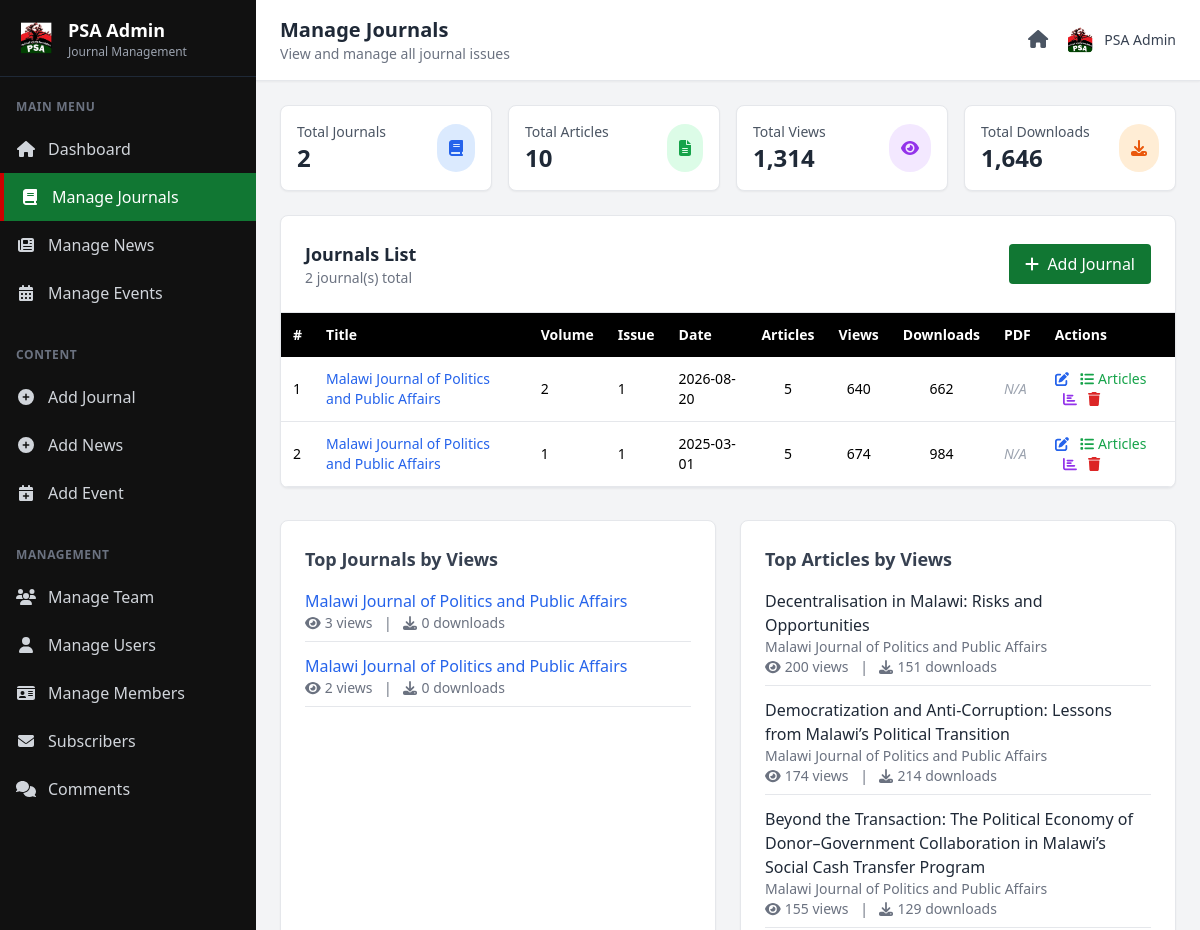
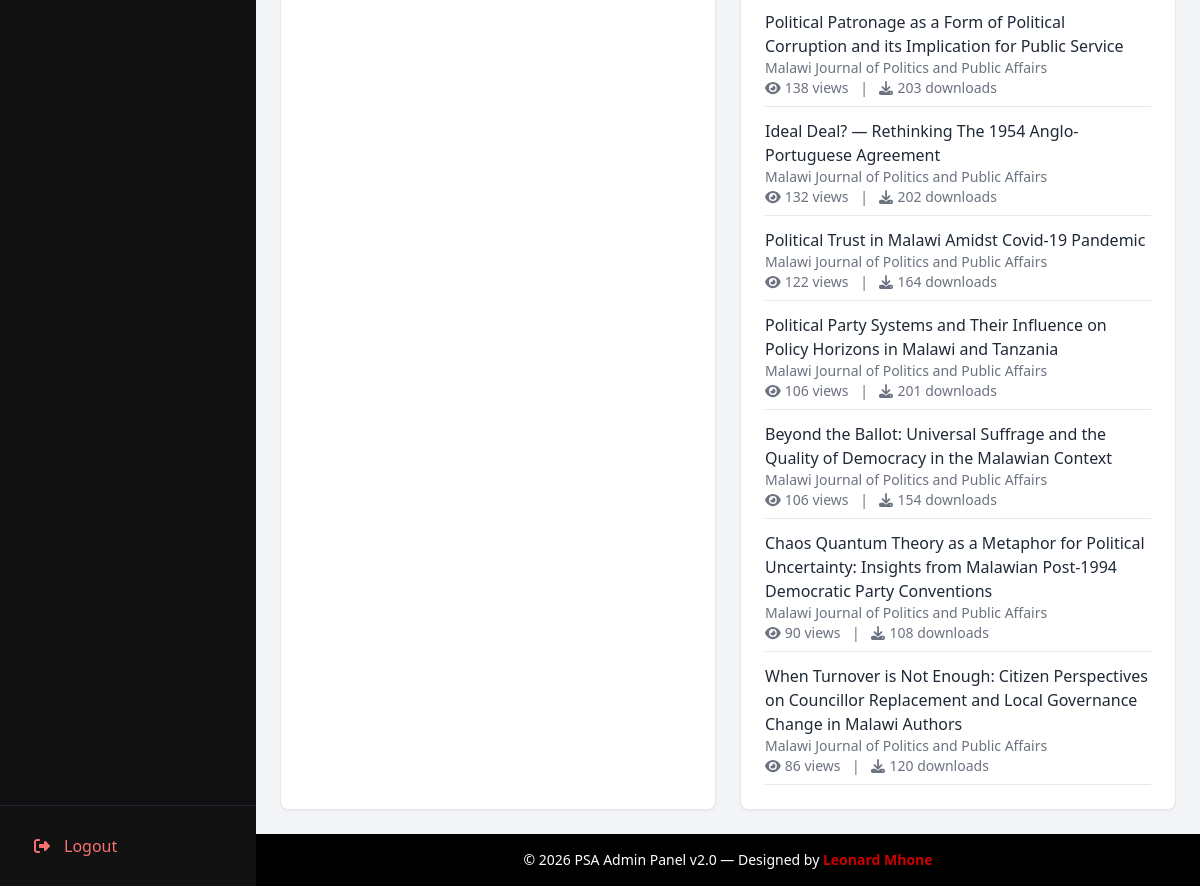
Screenshot of /admin/manage_journals.php (signed in) with the database file from the repository (2 pictures, top to bottom).
### tables this page shows
CREATE TABLE `journals` (
  `id` int NOT NULL,
  `title` varchar(255) DEFAULT NULL,
  `volume` varchar(50) DEFAULT NULL,
  `issue_no` varchar(50) DEFAULT NULL,
  `journal_date` date DEFAULT NULL,
  `editorial_summary` text,
  `slug` varchar(199) DEFAULT NULL,
  `file` varchar(255) DEFAULT NULL,
  `cover_image` varchar(255) DEFAULT NULL,
  `downloads` int DEFAULT '0',
  `views` int DEFAULT '0',
  `uploaded_at` timestamp NULL DEFAULT CURRENT_TIMESTAMP,
  `created_at` datetime DEFAULT CURRENT_TIMESTAMP,
  `summary` text,
  `tags` varchar(255) DEFAULT NULL,
  `pdf` varchar(255) DEFAULT NULL,
  `author` varchar(255) DEFAULT NULL,
  `description` text
);

CREATE TABLE `journal_topics` (
  `id` int NOT NULL,
  `journal_id` int NOT NULL,
  `topic` varchar(255) NOT NULL,
  `article_author` varchar(255) DEFAULT NULL,
  `article_summary` text,
  `abstract` text,
  `keywords` varchar(500) DEFAULT NULL,
  `article_date` date DEFAULT NULL,
  `file` varchar(255) NOT NULL,
  `downloads` int DEFAULT '0',
  `views` int DEFAULT '0'
);

### admin/manage_journals.php (the view, shortened to what the rows shown need)
<?php
include '../includes/db.php';
include '../includes/pdf_helper.php';
$limit = 10;
$page = isset($_GET['page']) ? max(1, intval($_GET['page'])) : 1;
$offset = ($page - 1) * $limit;
$journals = $conn->query("
    SELECT j.*,
           COUNT(DISTINCT jt.id) as article_count,
           COALESCE(SUM(jt.views), 0) as article_views,
           COALESCE(SUM(jt.downloads), 0) as article_downloads
    FROM journals j
    LEFT JOIN journal_topics jt ON j.id = jt.journal_id
    GROUP BY j.id
    ORDER BY j.created_at DESC
    LIMIT $offset, $limit
");
$analytics = getOverallAnalytics($conn, 30);
?>
<!DOCTYPE html>
<html lang="en">
<head>
  <script src="https://cdn.tailwindcss.com"></script>
  <link rel="stylesheet" href="https://cdnjs.cloudflare.com/ajax/libs/font-awesome/6.5.0/css/all.min.css"/>
</head>
<body class="bg-gray-100 font-sans">
  <div class="flex min-h-screen">
    <aside class="sidebar w-64 bg-psaSidebar text-white flex flex-col fixed h-full z-50">
      <div class="p-4 border-b border-gray-800">
        <div class="flex items-center gap-3">
          <div>
            <h1 class="text-lg font-bold text-white">PSA Admin</h1>
          </div>
        </div>
      </div>
    </aside>
    <main class="flex-1 ml-0 md:ml-64 min-h-screen flex flex-col">
      <header class="bg-white shadow-sm border-b border-gray-200 sticky top-0 z-40">
        <div class="flex items-center justify-between px-6 py-4">
          <div class="flex items-center gap-4">
            <div>
              <h2 class="text-xl font-bold text-gray-800">Manage Journals</h2>
            </div>
          </div>
        </div>
      </header>
      <div class="flex-1 p-6">
        <div class="bg-white rounded-lg shadow-sm border border-gray-200 overflow-hidden">
          <div class="overflow-x-auto">
            <table class="w-full text-sm">
              <thead class="bg-psaBlack text-white">
                <tr>
                  <th class="p-3 text-left">#</th>
                  <th class="p-3 text-left">Title</th>
                  <th class="p-3 text-left">Volume</th>
                  <th class="p-3 text-left">Issue</th>
                  <th class="p-3 text-left">Date</th>
                  <th class="p-3 text-center">Articles</th>
                  <th class="p-3 text-center">Views</th>
                  <th class="p-3 text-center">Downloads</th>
                  <th class="p-3 text-left">PDF</th>
                  <th class="p-3 text-left">Actions</th>
                </tr>
              </thead>
              <tbody>
                <?php
                $i = $offset + 1;
                while ($j = $journals->fetch_assoc()):
                ?>
                <tr class="border-b hover:bg-gray-50 transition">
                  <td class="p-3"><?= $i++ ?></td>
                  <td class="p-3">
                    <a href="journal-view.php?id=<?= $j['id'] ?>" class="text-blue-600 hover:underline font-medium">
                      <?= htmlspecialchars($j['title']) ?>
                    </a>
                  </td>
                  <td class="p-3"><?= htmlspecialchars($j['volume'] ?? 'N/A') ?></td>
                  <td class="p-3"><?= htmlspecialchars($j['issue_no'] ?? 'N/A') ?></td>
                  <td class="p-3"><?= htmlspecialchars($j['journal_date'] ?? date('d M Y', strtotime($j['created_at']))) ?></td>
                  <td class="p-3 text-center"><?= (int)$j['article_count'] ?></td>
                  <td class="p-3 text-center"><?= number_format($j['views'] + $j['article_views']) ?></td>
                  <td class="p-3 text-center"><?= number_format($j['downloads'] + $j['article_downloads']) ?></td>
                  <td class="p-3">
                    <?php if (!empty($j['file'])): ?>
                      <a href="uploads/journals/<?= urlencode($j['file']) ?>" target="_blank" class="text-psaGreen hover:underline">
                        <i class="fas fa-file-pdf"></i> PDF
                      </a>
                    <?php else: ?>
                      <span class="text-gray-400 italic">N/A</span>
                    <?php endif; ?>
                  </td>
                  <td class="p-3 space-x-2">
                    <a href="edit_journal.php?id=<?= $j['id'] ?>" class="text-blue-600 hover:underline" title="Edit Journal">
                      <i class="fas fa-edit"></i>
                    </a>
                    <a href="manage_articles.php?journal_id=<?= $j['id'] ?>" class="text-green-600 hover:underline" title="Manage Articles">
                      <i class="fas fa-list"></i> Articles
                    </a>
                    <a href="journal_analytics.php?id=<?= $j['id'] ?>" class="text-purple-600 hover:underline" title="View Analytics">
                      <i class="fas fa-chart-bar"></i>
                    </a>
                    <a href="delete_journal.php?id=<?= $j['id'] ?>" onclick="return confirm('Delete this journal and all its articles?')" class="text-red-600 hover:underline" title="Delete">
                      <i class="fas fa-trash"></i>
                    </a>
                  </td>
                </tr>
                <?php endwhile; ?>
              </tbody>
            </table>
          </div>
        </div>
        <div class="mt-8 grid grid-cols-1 lg:grid-cols-2 gap-6">
          <div class="bg-white p-6 rounded-lg shadow-sm border border-gray-200">
            <?php if (!empty($analytics['top_journals'])): ?>
              <div class="space-y-3">
                <?php foreach ($analytics['top_journals'] as $topJournal): ?>
                  <div class="flex items-center justify-between border-b pb-2">
                    <div class="flex-1">
                      <a href="journal-view.php?id=<?= $topJournal['id'] ?>" class="text-blue-600 hover:underline font-medium">
                        <?= htmlspecialchars($topJournal['title']) ?>
                      </a>
                      <div class="text-sm text-gray-500">
                        <i class="fas fa-eye mr-1"></i><?= number_format($topJournal['views']) ?> views
                        <span class="mx-2">|</span>
                        <i class="fas fa-download mr-1"></i><?= number_format($topJournal['downloads']) ?> downloads
                      </div>
                    </div>
                  </div>
                <?php endforeach; ?>
              </div>
            <?php else: ?>
              <p class="text-gray-500">No journals yet.</p>
            <?php endif; ?>
          </div>
          <div class="bg-white p-6 rounded-lg shadow-sm border border-gray-200">
            <?php if (!empty($analytics['top_articles'])): ?>
              <div class="space-y-3">
                <?php foreach ($analytics['top_articles'] as $topArticle): ?>
                  <div class="flex items-center justify-between border-b pb-2">
                    <div class="flex-1">
                      <p class="font-medium text-gray-800"><?= htmlspecialchars($topArticle['topic']) ?></p>
                      <p class="text-sm text-gray-500"><?= htmlspecialchars($topArticle['journal_title']) ?></p>
                      <div class="text-sm text-gray-500">
                        <i class="fas fa-eye mr-1"></i><?= number_format($topArticle['views']) ?> views
                        <span class="mx-2">|</span>
                        <i class="fas fa-download mr-1"></i><?= number_format($topArticle['downloads']) ?> downloads
                      </div>
                    </div>
                  </div>
                <?php endforeach; ?>
              </div>
            <?php else: ?>
              <p class="text-gray-500">No articles yet.</p>
            <?php endif; ?>
          </div>
        </div>
      </div>
    </main>
  </div>
</body>
</html>

### rows the page displays
journals: title "Malawi Journal of Politics and Public Affairs", volume "2", issue_no "1", journal_date "2026-08-20", article_count "5", article_views "640", article_downloads "662", file "N/A", views "3", downloads "0"
journals: title "Malawi Journal of Politics and Public Affairs", volume "1", issue_no "1", journal_date "2025-03-01", article_count "5", article_views "674", article_downloads "984", file "N/A", views "2", downloads "0"
journal_topics: topic "Decentralisation in Malawi: Risks and Opportunities", journal.title "Malawi Journal of Politics and Public Affairs", views "200", downloads "151"
journal_topics: topic "Democratization and Anti-Corruption: Lessons from Malawi’s Political Transition", journal.title "Malawi Journal of Politics and Public Affairs", views "174", downloads "214"
journal_topics: topic "Beyond the Transaction: The Political Economy of Donor–Government Collaboration in Malawi’s Social Cash Transfer Program", journal.title "Malawi Journal of Politics and Public Affairs", views "155", downloads "129"
journal_topics: topic "Political Patronage as a Form of Political Corruption and its Implication for Public Service", journal.title "Malawi Journal of Politics and Public Affairs", views "138", downloads "203"
journal_topics: topic "Ideal Deal? — Rethinking The 1954 Anglo-Portuguese Agreement", journal.title "Malawi Journal of Politics and Public Affairs", views "132", downloads "202"
journal_topics: topic "Political Trust in Malawi Amidst Covid-19 Pandemic", journal.title "Malawi Journal of Politics and Public Affairs", views "122", downloads "164"
journal_topics: topic "Political Party Systems and Their Influence on Policy Horizons in Malawi and Tanzania", journal.title "Malawi Journal of Politics and Public Affairs", views "106", downloads "201"
journal_topics: topic "Beyond the Ballot: Universal Suffrage and the Quality of Democracy in the Malawian Context", journal.title "Malawi Journal of Politics and Public Affairs", views "106", downloads "154"
journal_topics: topic "Chaos Quantum Theory as a Metaphor for Political Uncertainty: Insights from Malawian Post-1994 Democratic Party Conventions", journal.title "Malawi Journal of Politics and Public Affairs", views "90", downloads "108"
journal_topics: topic "When Turnover is Not Enough: Citizen Perspectives on Councillor Replacement and Local Governance Change in Malawi Authors", journal.title "Malawi Journal of Politics and Public Affairs", views "86", downloads "120"

### other values shown
$_SESSION['admin'] "PSA Admin"
$analytics['total_journals'] "2"
$analytics['total_articles'] "10"
$analytics['total_views'] "1,314"
$analytics['total_downloads'] "1,646"
$total "2"
